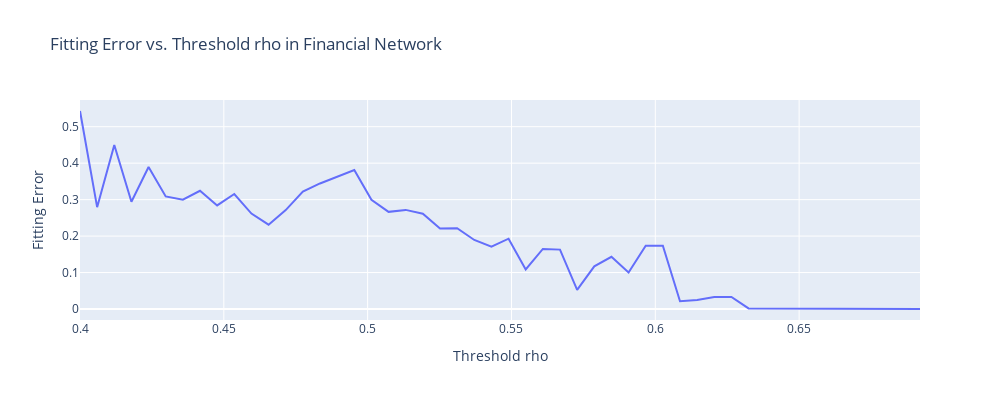
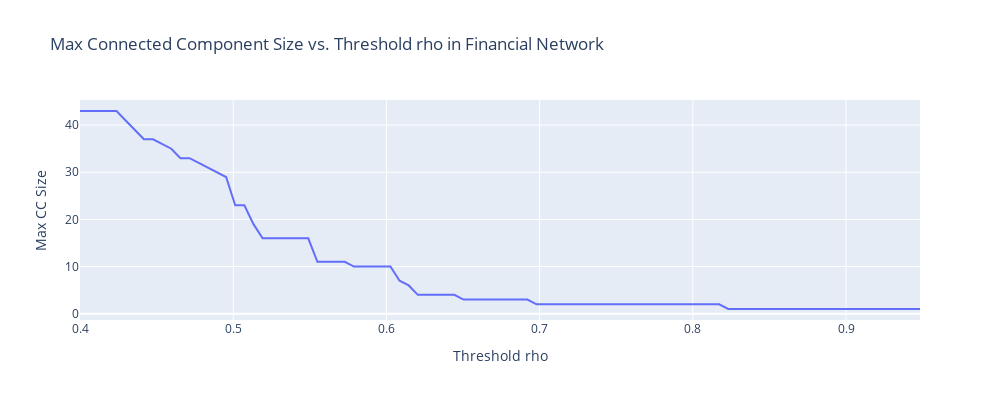

Notebook cell for these charts, in order:
### Code cell
import numpy as np
import networkx as nx
from scipy.optimize import curve_fit


max_ccs = []
errors = []
nodes = []


def exponential_degree(k, alpha, gamma):
    return alpha * np.exp(-gamma * k)

def make_graph(rho):
    # 1. Threshold the correlation matrix
    adj_matrix = (corr_matrix.abs() > rho).astype(int)
    np.fill_diagonal(adj_matrix.values, 0)

    # 2. Create a graph from the adjacency matrix
    G = nx.from_pandas_adjacency(adj_matrix)
    G.remove_edges_from(nx.selfloop_edges(G))

    cc = max(nx.connected_components(G), key=len)
    max_ccs.append(len(cc))

    return G

def fitting_error_for_threshold(rho):
    # 1. Build the graph at threshold rho
    G = make_graph(rho)

    #Count the number of connected components and store it in the nodes list
    nodes.append(len(list(nx.connected_components(G))))


    max_cc = max(nx.connected_components(G), key=len)
    

    # 2. Degree distribution
    degrees = [deg for _, deg in G.degree()]
    hist = np.bincount(degrees)
    p_k = hist / hist.sum()

    # 3. Fit alpha, gamma
    k_vals = np.arange(1, len(p_k))
    p_vals = p_k[1:]
    nonzero = p_vals > 0
    k_fit = k_vals[nonzero]
    p_fit = p_vals[nonzero]
    popt, _ = curve_fit(exponential_degree, k_fit, p_fit, p0=(1.0, 0.1))
    alpha_fit, gamma_fit = popt

    # 4. Compute fitting error
    p_exp_fit = exponential_degree(k_vals, alpha_fit, gamma_fit)
    e_fit = np.sum(np.abs(p_k[1:] - p_exp_fit))

    errors.append(e_fit)

    #make sure there are at least 10 nodes
    if len(max_cc) < 10:
        raise Warning(f"Graph has less than 10 nodes at rho = {rho}")
    return e_fit, alpha_fit, gamma_fit, max_cc

import warnings

print(nodes)

# Loop over candidate rho’s
rhos = np.linspace(0.4, 0.99, 100)
best_rho = None
best_err = np.inf
rhos_run = []
problems = []
for rho in rhos:
    try:
        with warnings.catch_warnings():
            warnings.simplefilter("ignore")
            err, alpha_fit, gamma_fit, max_cc = fitting_error_for_threshold(rho)
        rhos_run.append(rho)
        
        if err < best_err:
            best_rho = rho
            best_err = err
    except:
        problems.append(rho)
        continue
    
# Plot the error as a function of rho
fig = go.Figure()
fig.add_trace(go.Scatter(x=rhos, y=errors, mode='lines', name='Fitting Error'))
fig.update_layout(
    title='Fitting Error vs. Threshold rho in Financial Network',
    xaxis_title='Threshold rho',
    yaxis_title='Fitting Error',
    width=1000,
    height=400
)
fig.show()

# Plot max connected component size
fig = go.Figure()
fig.add_trace(go.Scatter(x=rhos, y=max_ccs[:93], mode='lines', name='Max CC Size'))
fig.update_layout(
    title='Max Connected Component Size vs. Threshold rho in Financial Network',
    xaxis_title='Threshold rho',
    yaxis_title='Max CC Size',
    width=1000,
    height=400
)
fig.show()


print(f"Problems at thresholds: {problems}")

print(f"Best threshold = {best_rho}, with error = {best_err}")

### Figure 1 — Plotly figure (JSON) as saved in the notebook; plotly's stock layout.template omitted (floating-point values rounded to 4 significant figures)
{"data": [{"mode": "lines", "name": "Fitting Error", "type": "scatter", "x": [0.4, 0.406, 0.4119, 0.4179, 0.4238, 0.4298, 0.4358, 0.4417, 0.4477, 0.4536, 0.4596, 0.4656, 0.4715, 0.4775, 0.4834, 0.4894, 0.4954, 0.5013, 0.5073, 0.5132, 0.5192, 0.5252, 0.5311, 0.5371, 0.543, 0.549, 0.5549, 0.5609, 0.5669, 0.5728, 0.5788, 0.5847, 0.5907, 0.5967, 0.6026, 0.6086, 0.6145, 0.6205, 0.6265, 0.6324, 0.6384, 0.6443, 0.6503, 0.6563, 0.6622, 0.6682, 0.6741, 0.6801, 0.6861, 0.692, 0.698, 0.7039, 0.7099, 0.7159, 0.7218, 0.7278, 0.7337, 0.7397, 0.7457, 0.7516, 0.7576, 0.7635, 0.7695, 0.7755, 0.7814, 0.7874, 0.7933, 0.7993, 0.8053, 0.8112, 0.8172, 0.8231, 0.8291, 0.8351, 0.841, 0.847, 0.8529, 0.8589, 0.8648, 0.8708, 0.8768, 0.8827, 0.8887, 0.8946, 0.9006, 0.9066, 0.9125, 0.9185, 0.9244, 0.9304, 0.9364, 0.9423, 0.9483, 0.9542, 0.9602, 0.9662, 0.9721, 0.9781, 0.984, 0.99], "y": [0.5431, 0.2794, 0.45, 0.2941, 0.3893, 0.3089, 0.2998, 0.3244, 0.2842, 0.3155, 0.2617, 0.2314, 0.2712, 0.3219, 0.3444, 0.3621, 0.3811, 0.2995, 0.2665, 0.2719, 0.2614, 0.2211, 0.2215, 0.1893, 0.1709, 0.1929, 0.1084, 0.1648, 0.1629, 0.05226, 0.1169, 0.1433, 0.09991, 0.1738, 0.1738, 0.02132, 0.02452, 0.03308, 0.03308, 0.001658, 0.001658, 1.388e-17, 6.939e-18, 6.939e-18, 6.939e-18, 6.939e-18, 6.939e-18, 6.939e-18, 6.939e-18, 3.469e-18]}], "layout": {"height": 400, "title": {"text": "Fitting Error vs. Threshold rho in Financial Network"}, "width": 1000, "xaxis": {"title": {"text": "Threshold rho"}}, "yaxis": {"title": {"text": "Fitting Error"}}}}

### Figure 2 — Plotly figure (JSON) as saved in the notebook; plotly's stock layout.template omitted (floating-point values rounded to 4 significant figures)
{"data": [{"mode": "lines", "name": "Max CC Size", "type": "scatter", "x": [0.4, 0.406, 0.4119, 0.4179, 0.4238, 0.4298, 0.4358, 0.4417, 0.4477, 0.4536, 0.4596, 0.4656, 0.4715, 0.4775, 0.4834, 0.4894, 0.4954, 0.5013, 0.5073, 0.5132, 0.5192, 0.5252, 0.5311, 0.5371, 0.543, 0.549, 0.5549, 0.5609, 0.5669, 0.5728, 0.5788, 0.5847, 0.5907, 0.5967, 0.6026, 0.6086, 0.6145, 0.6205, 0.6265, 0.6324, 0.6384, 0.6443, 0.6503, 0.6563, 0.6622, 0.6682, 0.6741, 0.6801, 0.6861, 0.692, 0.698, 0.7039, 0.7099, 0.7159, 0.7218, 0.7278, 0.7337, 0.7397, 0.7457, 0.7516, 0.7576, 0.7635, 0.7695, 0.7755, 0.7814, 0.7874, 0.7933, 0.7993, 0.8053, 0.8112, 0.8172, 0.8231, 0.8291, 0.8351, 0.841, 0.847, 0.8529, 0.8589, 0.8648, 0.8708, 0.8768, 0.8827, 0.8887, 0.8946, 0.9006, 0.9066, 0.9125, 0.9185, 0.9244, 0.9304, 0.9364, 0.9423, 0.9483, 0.9542, 0.9602, 0.9662, 0.9721, 0.9781, 0.984, 0.99], "y": [43, 43, 43, 43, 43, 41, 39, 37, 37, 36, 35, 33, 33, 32, 31, 30, 29, 23, 23, 19, 16, 16, 16, 16, 16, 16, 11, 11, 11, 11, 10, 10, 10, 10, 10, 7, 6, 4, 4, 4, 4, 4, 3, 3, 3, 3, 3, 3, 3, 3, 2, 2, 2, 2, 2, 2, 2, 2, 2, 2, 2, 2, 2, 2, 2, 2, 2, 2, 2, 2, 2, 1, 1, 1, 1, 1, 1, 1, 1, 1, 1, 1, 1, 1, 1, 1, 1, 1, 1, 1, 1, 1, 1]}], "layout": {"height": 400, "title": {"text": "Max Connected Component Size vs. Threshold rho in Financial Network"}, "width": 1000, "xaxis": {"title": {"text": "Threshold rho"}}, "yaxis": {"title": {"text": "Max CC Size"}}}}
